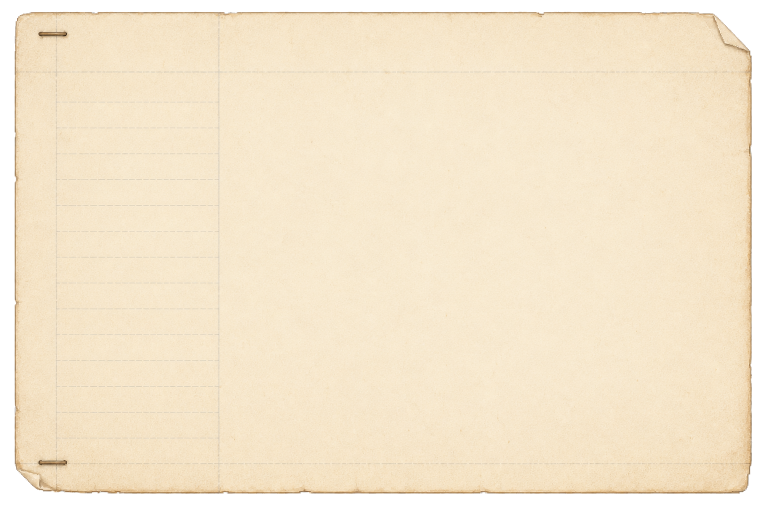
#> input picture assets/generated/pallet-work-order-paper-v1.png, 1536 x 1024 px, found by its file name (shown at 1/2 size)
$ python prepare_pallet_work_order_paper.py --source ../assets/generated/pallet-work-order-paper-v1.png
#> lines starting #> are read from the running program, lines starting #| are printed output that depends on the picture
"""Turn the generated work-order sheet's edge checkerboard into true alpha."""

from __future__ import annotations

import argparse
from collections import deque
from pathlib import Path

from PIL import Image


ROOT = Path(__file__).resolve().parents[1]
DEFAULT_OUTPUT = ROOT / "assets/generated/pallet-work-order-paper-v1.png"


def remove_edge_checkerboard(source: Image.Image) -> Image.Image:
    """Remove only bright, neutral pixels connected to the canvas boundary."""
    rgb = source.convert("RGB")
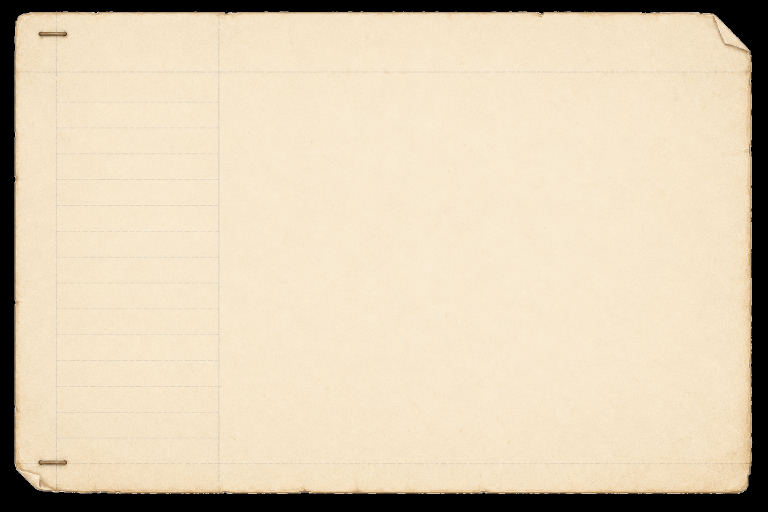
#> rgb: PIL image 1536x1024 RGB (shown at 1/2 size); mean R, G, B 219.9, 205.3, 180.2
    width, height = rgb.size
#> width = 1536; height = 1024
    pixels = rgb.load()
    background = bytearray(width * height)
    queue: deque[tuple[int, int]] = deque()

    def is_background(x: int, y: int, edge: bool = False) -> bool:
        red, green, blue = pixels[x, y]
        threshold = 220 if edge else 226
        return min(red, green, blue) >= threshold and max(red, green, blue) - min(red, green, blue) <= 13

    def seed(x: int, y: int) -> None:
        index = y * width + x
        if not background[index] and is_background(x, y, True):
            background[index] = 1
            queue.append((x, y))

    for x in range(width):
        seed(x, 0)
        seed(x, height - 1)
    for y in range(height):
        seed(0, y)
        seed(width - 1, y)
#> this loop made 1024 passes

    while queue:
        x, y = queue.popleft()
        for next_x, next_y in ((x - 1, y), (x + 1, y), (x, y - 1), (x, y + 1)):
            if not (0 <= next_x < width and 0 <= next_y < height):
                continue
            index = next_y * width + next_x
            if not background[index] and is_background(next_x, next_y):
                background[index] = 1
                queue.append((next_x, next_y))
#> this loop made 0 passes

    output = rgb.convert("RGBA")
    output_pixels = output.load()
    for y in range(height):
        row = y * width
        for x in range(width):
            if background[row + x]:
                output_pixels[x, y] = (0, 0, 0, 0)
    return output


def main() -> None:
    parser = argparse.ArgumentParser(description=__doc__)
    parser.add_argument("--source", type=Path, required=True)
    parser.add_argument("--output", type=Path, default=DEFAULT_OUTPUT)
    args = parser.parse_args()
    source = args.source if args.source.is_absolute() else ROOT / args.source
    output = args.output if args.output.is_absolute() else ROOT / args.output

    image = remove_edge_checkerboard(Image.open(source))
    output.parent.mkdir(parents=True, exist_ok=True)
    image.save(output)
    print(f"wrote {output} size={image.size} alpha={image.getchannel('A').getextrema()} bbox={image.getbbox()}")
#| wrote assets/generated/pallet-work-order-paper-v1.png size=(1536, 1024) alpha=(255, 255) bbox=(0, 0, 1536, 1024)


if __name__ == "__main__":
    main()
